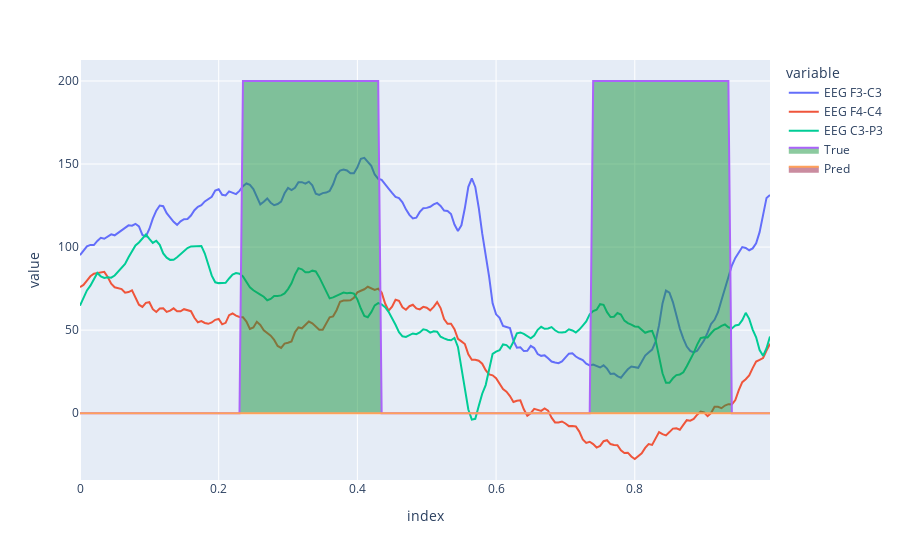

Here is the notebook cell this chart was saved with:
### Code cell
range_start = 1000
range_end = 1200

df = pd.DataFrame((test_x[2:5, :pred_len][:, range_start:range_end] + 100).T.copy(), 
                  columns=f.getSignalLabels()[2:5], index = np.arange(range_end - range_start) / 200)
df[f.getSignalLabels()[3]] -= 50
df[f.getSignalLabels()[4]] -= 50


fig = px.line(df)

fig.add_scatter(x=np.arange(range_end - range_start) / 200, y=test_labels[:pred_len][range_start:range_end] * 200, 
                fill='tozeroy', fillcolor='rgba(26,150,65,0.5)', name="True", opacity=0.5)
fig.add_scatter(x=np.arange(range_end - range_start) / 200, y=all_preds[:pred_len][range_start:range_end] * 200, 
                fill='tozeroy', fillcolor='rgba(150,26,65,0.5)', name="Pred", opacity=0.5)

fig.show()

### Figure 1 — Plotly figure (JSON) as saved in the notebook; plotly's stock layout.template omitted (floating-point values rounded to 4 significant figures; data arrays with more than 128 entries replaced by an {"elided": "..."} marker saying what was removed)
{"data": [{"hovertemplate": "variable=EEG F3-C3<br>index=%{x}<br>value=%{y}<extra></extra>", "legendgroup": "EEG F3-C3", "line": {"color": "#636efa", "dash": "solid"}, "marker": {"symbol": "circle"}, "mode": "lines", "name": "EEG F3-C3", "orientation": "v", "showlegend": true, "type": "scatter", "x": {"elided": "200 float values"}, "xaxis": "x", "y": {"elided": "200 float values"}, "yaxis": "y"}, {"hovertemplate": "variable=EEG F4-C4<br>index=%{x}<br>value=%{y}<extra></extra>", "legendgroup": "EEG F4-C4", "line": {"color": "#EF553B", "dash": "solid"}, "marker": {"symbol": "circle"}, "mode": "lines", "name": "EEG F4-C4", "orientation": "v", "showlegend": true, "type": "scatter", "x": {"elided": "200 float values"}, "xaxis": "x", "y": {"elided": "200 float values"}, "yaxis": "y"}, {"hovertemplate": "variable=EEG C3-P3<br>index=%{x}<br>value=%{y}<extra></extra>", "legendgroup": "EEG C3-P3", "line": {"color": "#00cc96", "dash": "solid"}, "marker": {"symbol": "circle"}, "mode": "lines", "name": "EEG C3-P3", "orientation": "v", "showlegend": true, "type": "scatter", "x": {"elided": "200 float values"}, "xaxis": "x", "y": {"elided": "200 float values"}, "yaxis": "y"}, {"fill": "tozeroy", "fillcolor": "rgba(26,150,65,0.5)", "name": "True", "opacity": 0.5, "type": "scatter", "x": {"elided": "200 float values"}, "y": {"elided": "200 int values"}}, {"fill": "tozeroy", "fillcolor": "rgba(150,26,65,0.5)", "name": "Pred", "opacity": 0.5, "type": "scatter", "x": {"elided": "200 float values"}, "y": {"elided": "200 int values"}}], "layout": {"legend": {"title": {"text": "variable"}, "tracegroupgap": 0}, "margin": {"t": 60}, "xaxis": {"anchor": "y", "domain": [0, 1], "title": {"text": "index"}}, "yaxis": {"anchor": "x", "domain": [0, 1], "title": {"text": "value"}}}}
